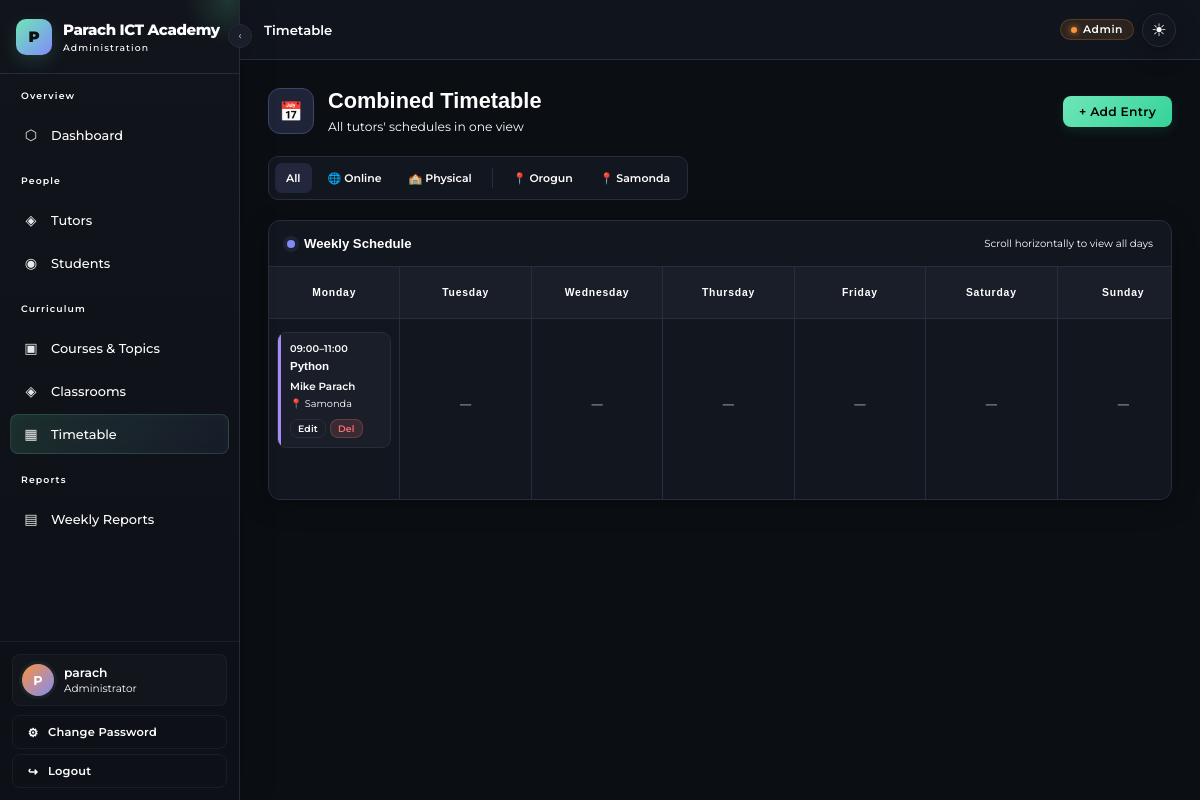
Page /admin-panel/timetable/ (signed in) on the earlier database version.
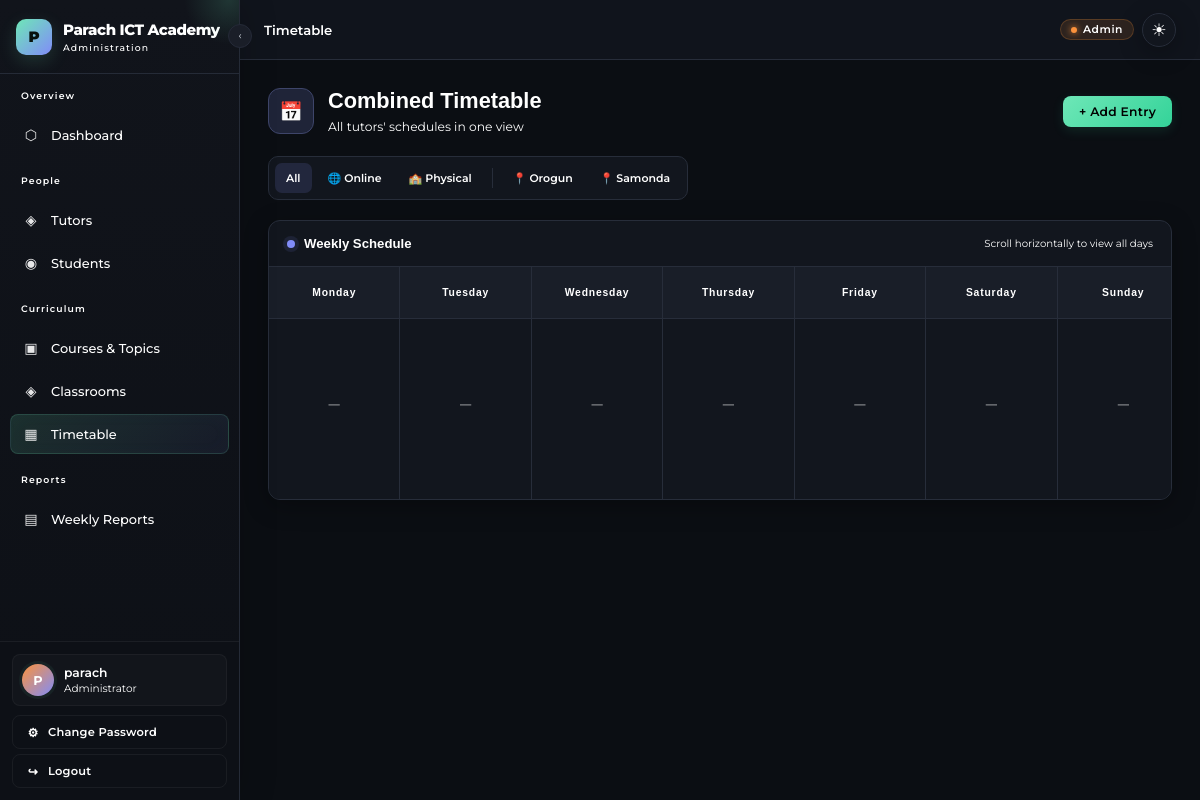
Same page on the later database version.
### core/models.py (models this page shows, shortened)
class TimetableEntry(models.Model):
    LOCATION_CHOICES = [
        ('online',  'Online'),
        ('orogun',  'Orogun'),
        ('samonda', 'Samonda'),
    ]
    DAYS = [(0,'Monday'),(1,'Tuesday'),(2,'Wednesday'),(3,'Thursday'),(4,'Friday'),(5,'Saturday'),(6,'Sunday')]
    tutor = models.ForeignKey(Tutor, on_delete=models.CASCADE, related_name='timetable')
    course = models.ForeignKey(Course, on_delete=models.SET_NULL, null=True, blank=True)
    day_of_week = models.IntegerField(choices=DAYS)
    start_time = models.TimeField()
    end_time = models.TimeField()
    subject = models.CharField(max_length=150, blank=True)
    notes = models.TextField(blank=True)
    students = models.ManyToManyField(Student, related_name='timetable_entries', blank=True)
    location = models.CharField(
        max_length=20,
        choices=LOCATION_CHOICES,
        blank=True, default='',
        help_text="Physical location (for in-person sessions only)."
    )
    class Meta:
        ordering = ['day_of_week', 'start_time']

class Tutor(models.Model):
    MODE_CHOICES = [('online', 'Online'), ('physical', 'Physical')]
    user = models.OneToOneField(User, on_delete=models.CASCADE, null=True, blank=True)
    name = models.CharField(max_length=255)
    phone = models.CharField(max_length=20, blank=True)
    specialization = models.CharField(max_length=255, blank=True)
    mode = models.CharField(max_length=20, choices=MODE_CHOICES, default='physical')
    active = models.BooleanField(default=True)
    bio = models.TextField(blank=True)
    created_at = models.DateTimeField(auto_now_add=True)
    is_approved = models.BooleanField(default=False)
    @property
    def name(self):
        if self.user:
            full = self.user.get_full_name()
            return full if full.strip() else self.user.username
        return f"Tutor #{self.pk}"

### core/views.py (the view)
# urls.py: path('admin-panel/timetable/',                   views.admin_timetable,        name='admin_timetable'),
@login_required
@user_passes_test(is_admin)
def admin_timetable(request):
    mode_filter     = request.GET.get('mode', '')
    location_filter = request.GET.get('location', '')
    entries = TimetableEntry.objects.select_related(
        'tutor', 'course'
    ).order_by('day_of_week', 'start_time')
    if mode_filter:
        entries = entries.filter(tutor__mode=mode_filter)
    if location_filter:
        entries = entries.filter(location=location_filter)
    days    = dict(TimetableEntry.DAYS)
    grouped = {i: [] for i in range(7)}
    for e in entries:
        grouped[e.day_of_week].append(e)
    return render(request, 'core/admin_timetable.html', {
        'grouped':          grouped,
        'days':             days,
        'mode_filter':      mode_filter,
        'location_filter':  location_filter,
    })

### core/templatetags/core_extras.py (called while the page is built)
@register.filter
def dict_lookup(d, key):
    if isinstance(d, dict):
        return d.get(key, [])
    return []

### core/views.py (called while the page is built)
def is_admin(user):
    return user.is_staff or user.is_superuser

### core/templates/core/admin_timetable.html (shortened to what this page needs)
{% extends "core/admin_base.html" %}
{% load core_extras %}
{% block breadcrumb %}Timetable{% endblock %}
{% block content %}
<div class="timetable-page">
  <div class="timetable-header">
    <div class="timetable-heading">
      <div class="timetable-icon">
        📅
      </div>
      <div>
        <h1 class="timetable-title">
          Combined Timetable
        </h1>
        <p class="timetable-subtitle">
          All tutors' schedules in one view
        </p>
      </div>
    </div>
    <a href="{% url 'admin_timetable_create' %}"
       class="btn btn-primary">
      + Add Entry
    </a>
  </div>
  <div class="timetable-filters">
    <a href="{% url 'admin_timetable' %}"
       class="{% if not mode_filter and not location_filter %}active{% endif %}">
      All
    </a>
    <a href="?mode=online"
       class="{% if mode_filter == 'online' %}active{% endif %}">
      🌐 Online
    </a>
    <a href="?mode=physical"
       class="{% if mode_filter == 'physical' %}active{% endif %}">
      🏫 Physical
    </a>
    <a href="?location=orogun"
       class="{% if location_filter == 'orogun' %}active{% endif %}">
      📍 Orogun
    </a>
    <a href="?location=samonda"
       class="{% if location_filter == 'samonda' %}active{% endif %}">
      📍 Samonda
    </a>
  </div>
  <div class="timetable-card">
    <div class="timetable-card-header">
      <div class="timetable-card-title">
        <span class="timetable-card-title-dot"></span>
        Weekly Schedule
      </div>
      <div class="timetable-hint">
        Scroll horizontally to view all days
      </div>
    </div>
    <div class="timetable-scroll">
      <table class="timetable-table">
        <thead>
          <tr>
            {% for day_num, day_name in days.items %}
              <th>
                {{ day_name }}
              </th>
            {% endfor %}
          </tr>
        </thead>
        <tbody>
          <tr style="vertical-align:top">
            {% for day_num, day_name in days.items %}
              <td>
                {% for entry in grouped|dict_lookup:day_num %}
                  <div class="tg-entry tg-entry-{{ entry.tutor.mode }}">
                    <div class="entry-time">
                      {{ entry.start_time|time:"H:i" }}–{{ entry.end_time|time:"H:i" }}
                    </div>
                    <div class="entry-subject">
                      {% if entry.subject %}
                        {{ entry.subject|truncatechars:20 }}
                      {% elif entry.course %}
                        {{ entry.course.name|truncatechars:20 }}
                      {% else %}
                        <span class="text-muted">—</span>
                      {% endif %}
                    </div>
                    <div class="entry-tutor">
                      <a href="{% url 'admin_tutor_detail' entry.tutor.pk %}"
                         style="color:var(--text)">
                        {{ entry.tutor.name }}
                      </a>
                    </div>
                    {% if entry.location %}
                      <div class="entry-location">
                        📍 {{ entry.get_location_display }}
                      </div>
                    {% endif %}
                    <div class="entry-actions">
                      <a href="{% url 'admin_timetable_edit' entry.pk %}"
                         class="btn btn-secondary btn-sm">
                        Edit
                      </a>
                      <a href="{% url 'admin_timetable_delete' entry.pk %}"
                         class="btn btn-danger btn-sm">
                        Del
                      </a>
                    </div>
                  </div>
                {% empty %}
                  <div class="empty-day">
                    —
                  </div>
                {% endfor %}
              </td>
            {% endfor %}
          </tr>
        </tbody>
      </table>
    </div>
  </div>
</div>
{% endblock %}

Differences in the rows shown:
removed TimetableEntry: start_time "09:00", end_time "11:00", subject "Python", tutor.name "Mike Parach", location "Samonda"
